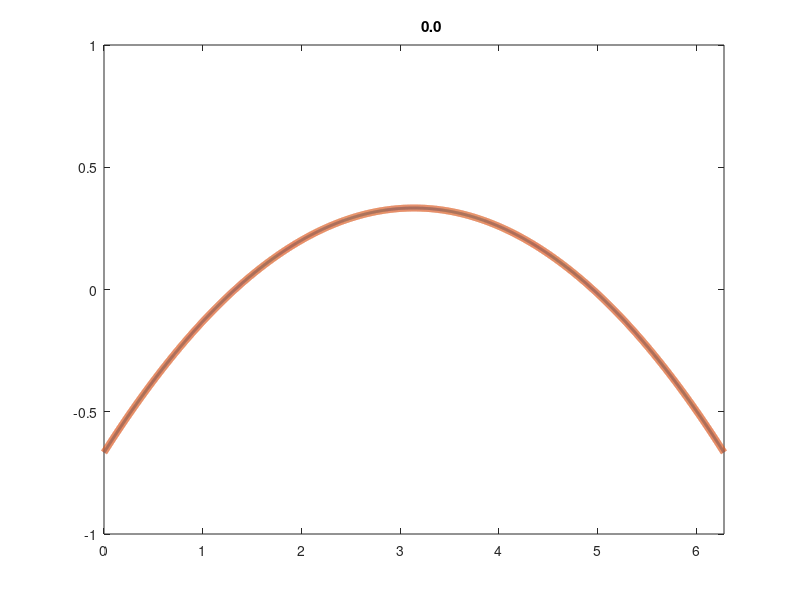
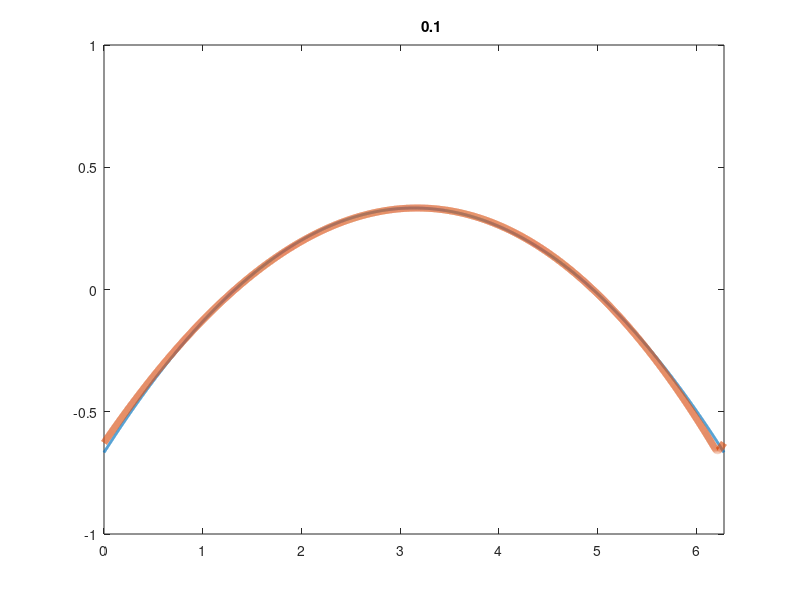
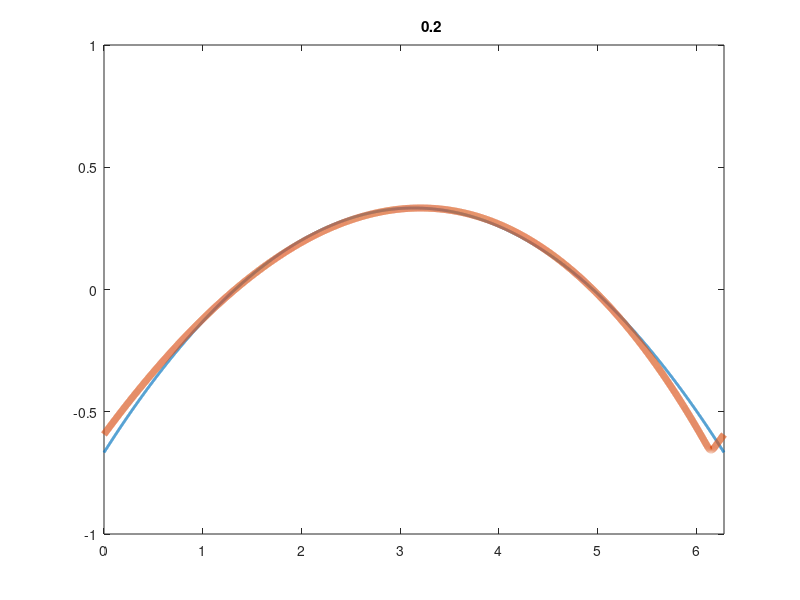
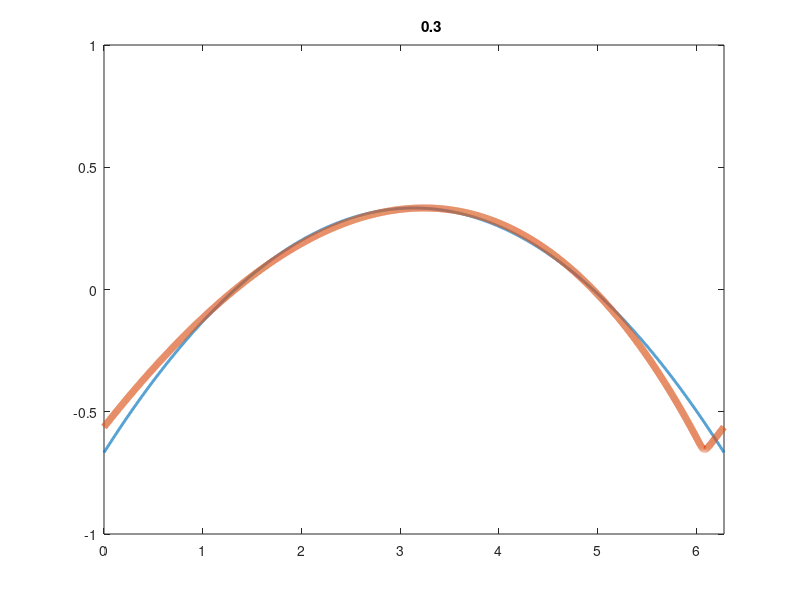

Reproduce these figures in MATLAB, in order. (Note: a time limit stopped this script after it produced the figures.)
#!/bin/env octave

n = 2^13
L = 2 * pi;
h = L/n;
x = (0:n-1)*h;
dt  = 0.0001;
mu = 0.001;
k = [0:n/2-1 0 -n/2+1:-1];
k1 = 1i*k;
k2 = k1.^2;
kf = 8 * pi;
				# uinit = cos(x.*x/3) / 2;
uinit = 1 - ((x - pi)/(pi)).^2;
uinit = center(uinit);
u0 = uinit;
E0 = sumsq(u0) * h;
q = 0;
figure('visible', 'off');
for t = 0:dt:2000
    E = sumsq(u0) * h;
    force = fft(u0);
    force(abs(k) > kf) = 0;
    force = 10 * force .* (E0 - E);
    u1hat = fft(u0) + 0.5*dt*(-k1.*fft(u0.^2)/2 + mu*k2.*fft(u0) + force);
    u1 = ifft(u1hat);
    u2hat = fft(u0) + dt*(-k1.*fft(u1.^2)/2 + mu*k2.*fft(u1) + force);
    u0 = ifft(u2hat);

    if mod(q, 1000) == 0
      plot(x, uinit, 'linewidth', 2, x, u0, 'linewidth', 5)
      axis([0,2*pi,-1, 1])
      title(sprintf('%12.1f', t))
      saveas(gcf(), sprintf('u.%09d.png', q))
      printf('%.16e\n', E);
      pause(0.01);
    end
    q += 1;
end
